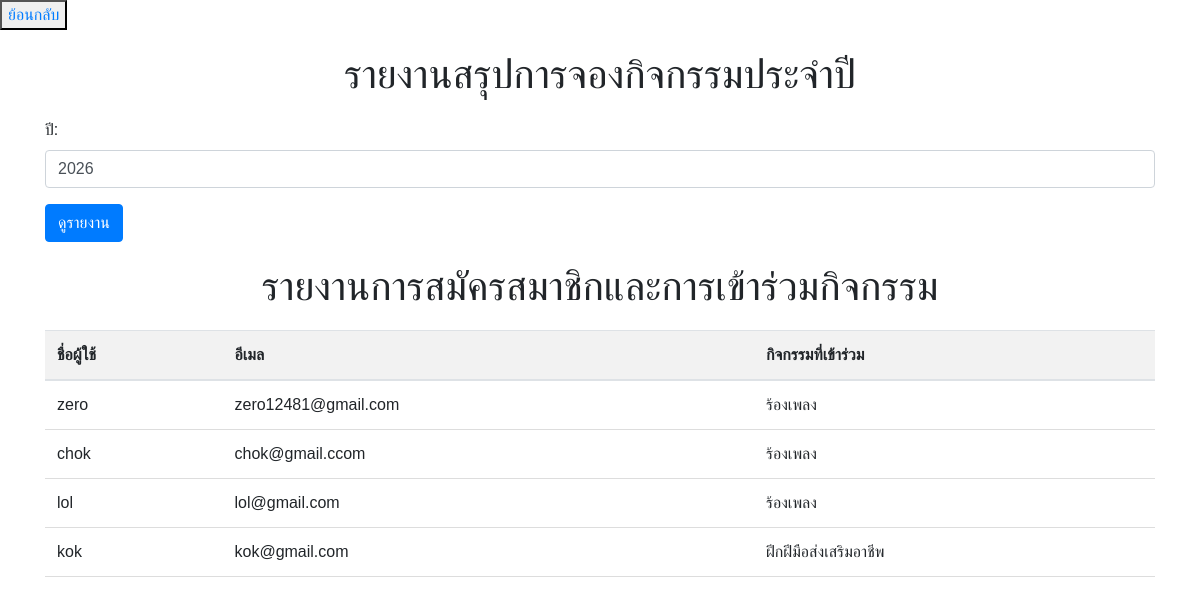
The app's page /report.php (signed in) with its own data.
### tables this page shows
CREATE TABLE `account` (
  `id` int(11) NOT NULL,
  `email` varchar(50) DEFAULT NULL,
  `username` varchar(255) NOT NULL,
  `password` varchar(255) NOT NULL,
  `address` text NOT NULL,
  `phone` varchar(15) NOT NULL,
  `occupation` varchar(100) NOT NULL,
  `income` int(11) NOT NULL,
  `contact_info` text DEFAULT NULL,
  `activities` text DEFAULT NULL,
  `profile_image` varchar(255) DEFAULT NULL,
  `role` varchar(20) DEFAULT NULL,
  `name` varchar(255) DEFAULT NULL,
  `created_at` timestamp NOT NULL DEFAULT current_timestamp(),
  `updated_at` timestamp NOT NULL DEFAULT current_timestamp() ON UPDATE current_timestamp()
);

### report.php (the view, shortened to what this page needs)
<?php
include 'connect.php';
$sql_members = "SELECT * FROM account WHERE role = 'member'";
$result_members = $conn->query($sql_members);
?>
<!DOCTYPE html>
<html lang="en">
<head>
    <link rel="stylesheet" href="https://stackpath.bootstrapcdn.com/bootstrap/4.5.2/css/bootstrap.min.css">
</head>
<body>
    <button onclick="history.back()"><a href="#" onclick="history.back()">ย้อนกลับ</button></a>
    <div class="container">
        <h1>รายงานสรุปการจองกิจกรรมประจำปี</h1>
        <form method="get">
            <div class="form-group">
                <label for="year">ปี:</label>
                <input type="number" name="year" id="year" class="form-control" value="<?php echo isset($year) ? $year : date('Y'); ?>">
            </div>
            <button type="submit" class="btn btn-primary">ดูรายงาน</button>
        </form>
<h1>รายงานการสมัครสมาชิกและการเข้าร่วมกิจกรรม</h1>
<?php if ($result_members->num_rows > 0) : ?>
    <table class="table">
    <thead>
    <tr>
    <th>ชื่อผู้ใช้</th>
    <th>อีเมล</th>
    <th>กิจกรรมที่เข้าร่วม</th>
    </tr>
    </thead>
<tbody>
<?php while ($row_members = $result_members->fetch_assoc()) : ?>
    <tr>
        <td><?php echo $row_members['username']; ?></td>
        <td><?php echo $row_members['email']; ?></td>
        <td><?php echo $row_members['activities']; ?></td>
    </tr>
<?php endwhile; ?>
</tbody></table>
<?php else : ?>
    <p>ไม่มีข้อมูลสมาชิก</p>
<?php endif; ?>
</div>
</body>
</html>

### report.php (style rules this page uses)
body { font-family: 'Arial', sans-serif; }
.container { margin-top: 20px; }
h1 { text-align: center; margin-bottom: 20px; }
table { width: 100%; border-collapse: collapse; }
th, td { padding: 10px; text-align: left; border-bottom: 1px solid #ddd; }
th { background-color: #f2f2f2; }
form { margin-bottom: 20px; }

### records on screen
account: username "zero", email "zero12481@gmail.com", activities "ร้องเพลง"
account: username "chok", email "chok@gmail.ccom", activities "ร้องเพลง"
account: username "lol", email "lol@gmail.com", activities "ร้องเพลง"
account: username "kok", email "kok@gmail.com", activities "ฝึกฝีมือส่งเสริมอาชีพ"
